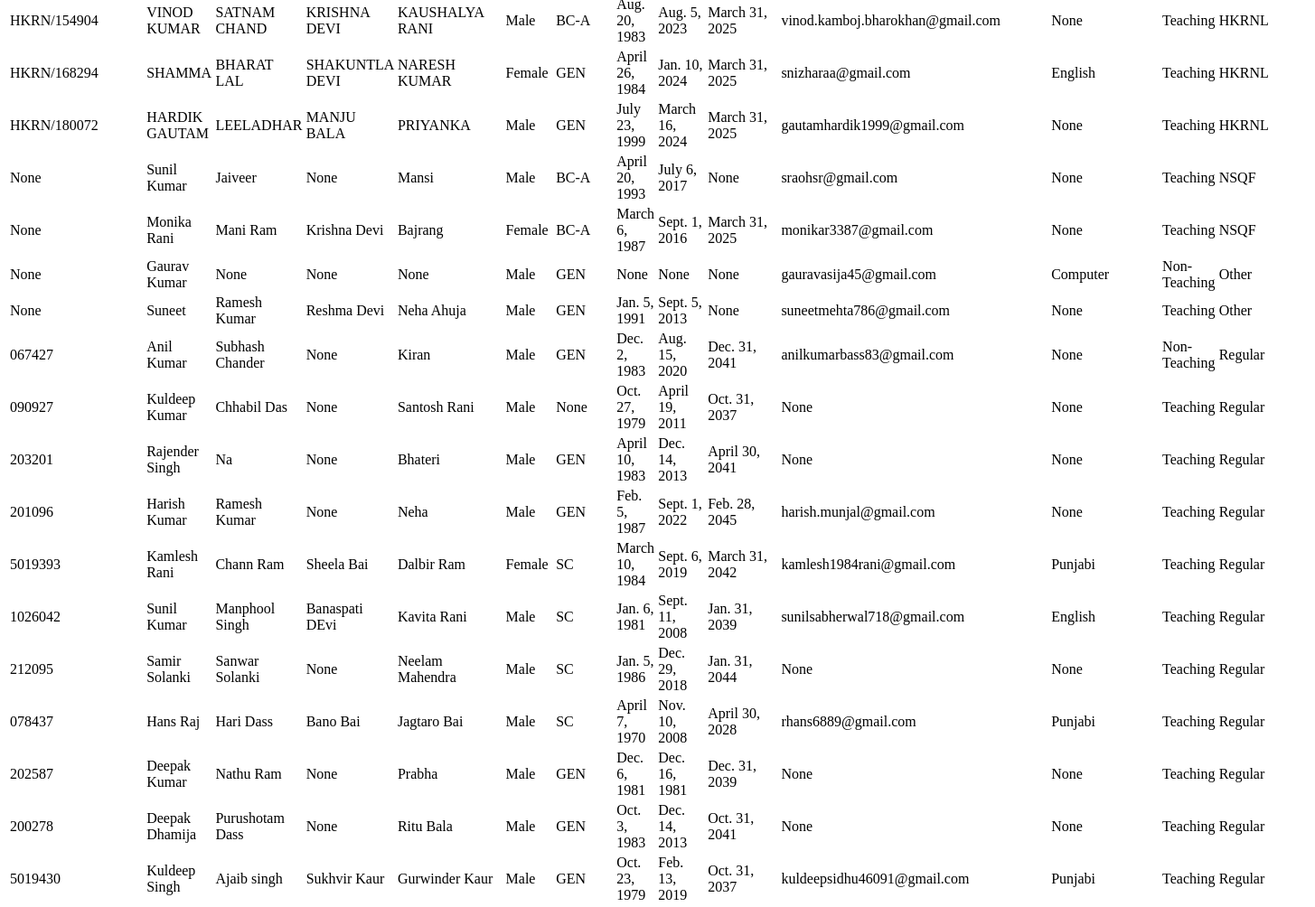
/staff_members (middle part), run on an earlier commit of the app's database.
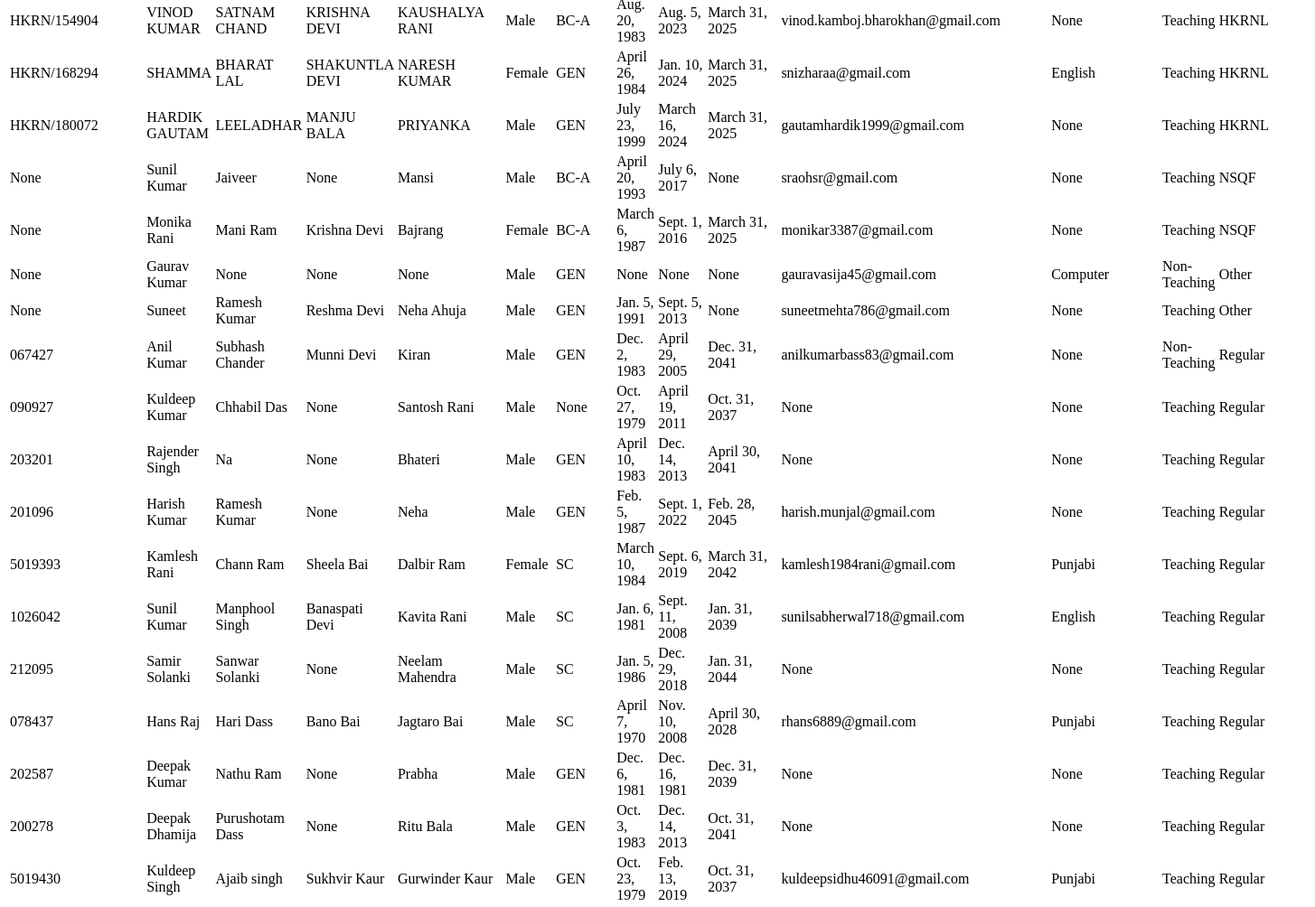
And on a later commit of the database.
### cms/models.py (models this page shows, shortened)
class Staff(models.Model):
  employee_id = models.CharField(max_length=20, unique=True,blank=True, null=True)
  name = models.CharField(max_length=50)
  father_name = models.CharField(max_length=50, null=True,blank=True)
  mother_name = models.CharField(max_length=50,null=True, blank=True)
  spouse_name = models.CharField(max_length=50, null=True,blank=True)
  GENDER_CHOICES = (
        ('Male', 'Male'),
        ('Female', 'Female'),
        ('Other', 'Other'),
    )
  gender = models.CharField(max_length=6, choices=GENDER_CHOICES,blank=True, null=True)
  aadhar_number = models.CharField(max_length=12, unique=True,null=True, blank=True)
  designation = models.CharField(max_length=40,null=True, blank=True)
  CATEGORY_CHOICES = (
    ('GEN', 'General'),
    ('SC', 'SC'),
    ('BC-A', 'BC-A'),
    ('BC-B', 'BC-B'),
    ('EWS', 'EWS'),
    ('OTHER', 'OTHER'),
    )
  category = models.CharField(max_length=50, choices=CATEGORY_CHOICES, null=True,blank=True)
  date_of_birth = models.DateField(null=True, blank=True)
  joining_date = models.DateField(null=True, blank=True)
  current_joining_date = models.DateField(null=True, blank=True)
  retirement_date = models.DateField(null=True, blank=True)
  qualification = models.CharField(max_length=255, null=True, blank=True)
  subject = models.ForeignKey(Subject, on_delete=models.PROTECT, related_name='Staff',null=True, blank=True)
  email = models.EmailField(unique=True, blank=True,null=True)
  mobile_number = models.CharField(max_length=15, null=True,blank=True)
  teaching_subject_1 = models.ForeignKey(Subject, on_delete=models.SET_NULL, related_name='teachers_1', null=True, blank=True)
  teaching_subject_2 = models.ForeignKey(Subject, on_delete=models.SET_NULL, related_name='teachers_2', null=True, blank=True)
  profile_picture = models.ImageField(upload_to='staff_profile/', null=True,blank=True)
  STAFF_ROLE_CHOICES = [
    ('Teaching', 'Teaching'),
    ('Non-Teaching', 'Non-Teaching'),
]
  staff_role = models.CharField(max_length=20, choices=STAFF_ROLE_CHOICES, blank=True, null=True)
  EMPLOYMENT_TYPE_CHOICES = [
    ('Regular', 'Regular'),
    ('SSA', 'SSA'),
    ('Guest', 'Guest'),
    ('HKRNL', 'HKRNL'),
    ('NSQF', 'NSQF'),
    ('MDMWorker', 'MDM Worker'),
    ('Other', 'Other'),
]
  employment_type = models.CharField(max_length=20, choices=EMPLOYMENT_TYPE_CHOICES, blank=True, null=True)
  bio = models.TextField(blank=True)
  class Meta:
    verbose_name_plural = 'Staff'
    ordering = ['employment_type','staff_role']

class Subject(models.Model):
    NONE = 'None'
    HINDI = 'Hindi'
    ENGLISH = 'English'
    SOCIAL_STUDIES = 'Social Studies'
    SCIENCE = 'Science'
    MATH = 'Math'
    PUNJABI = 'Punjabi'
    COMPUTER = 'Computer'
    HOME_SCIENCE = 'Home Science'
    PHYSICS = 'Physics'
    CHEMISTRY = 'Chemistry'
    ACCOUNT = 'Account'
    BUSINESS = 'Business'
    POLITICAL_SCIENCE = 'Political Science'
    ECONOMICS = 'Economics'
    GEOGRAPHY = 'Geography'
    PSYCHOLOGY = 'Psychology'
    PHYSICAL_EDUCATION = 'Physical Education'
    MUSIC = 'Music'
    AUTOMOBILE = 'Automobile'
    BEAUTY_WELLNESS = 'Beauty & Wellness'
    BIOLOGY = 'Biology'
    SANSKRIT = 'Sanskrit'
    FINEARTS = 'Fine Arts'
    SUBJECT_CHOICES = [
        (NONE, 'None'),
        (HINDI, 'Hindi'),
        (ENGLISH, 'English'),
        (SOCIAL_STUDIES, 'Social Studies'),
        (SCIENCE, 'Science'),
        (MATH, 'Math'),
        (PUNJABI, 'Punjabi'),
        (COMPUTER, 'Computer'),
        (HOME_SCIENCE, 'Home Science'),
        (PHYSICS, 'Physics'),
        (CHEMISTRY, 'Chemistry'),
        (ACCOUNT, 'Account'),
        (BUSINESS, 'Business'),
        (POLITICAL_SCIENCE, 'Political Science'),
        (ECONOMICS, 'Economics'),
        (GEOGRAPHY, 'Geography'),
        (PSYCHOLOGY, 'Psychology'),
        (PHYSICAL_EDUCATION, 'Physical Education'),
        (MUSIC, 'Music'),
        (AUTOMOBILE, 'Automobile'),
        (BEAUTY_WELLNESS, 'Beauty & Wellness'),
        (BIOLOGY, 'Biology'),
        (SANSKRIT, 'Sanskrit'),
        (FINEARTS, 'Fine Arts'),
    ]
    name = models.CharField(max_length=100, choices=SUBJECT_CHOICES, unique=True)
    def __str__(self):
        return self.name

### cms/views.py (the view)
# urls.py: path('staff_members',views.staff,name='staff_members.html'),
def staff (request):
    staff_members=Staff.objects.all()
    return render(request,"staff_members.html",{'staff_members':staff_members})

### cms/templates/staff_members.html (shortened to what this page needs)
{% if staff_members %}
<table class="table table-bordered table-hover table-striped">
    <tbody class="striker">
        {% for staff_member in staff_members %}
        <tr>
            <td>{{ staff_member.employee_id }}</td>
            <td>{{ staff_member.school }}</td>
            <td>{{ staff_member.name }}</td>
            <td>{{ staff_member.father_name }}</td>
            <td>{{ staff_member.mother_name }}</td>
            <td>{{ staff_member.spouse_name }}</td>
            <td>{{ staff_member.gender }}</td>
            <td>{{ staff_member.category }}</td>
            <td>{{ staff_member.date_of_birth }}</td>
            <td>{{ staff_member.joining_date }}</td>
            <td>{{ staff_member.retirement_date }}</td>
            <td>{{ staff_member.email }}</td>
            <td>{{ staff_member.phone_number }}</td>
            <td>{{ staff_member.subject }}</td>
            <td>{{ staff_member.profile_picture }}</td>
            <td>{{ staff_member.staff_role }}</td>
            <td>{{ staff_member.employment_type }}</td>
        </tr>
        {% endfor %}
    </tbody>
</table>
{% endif %}

What changed in the data, as far as the page shows it:
changed Staff "Anil Kumar": mother_name "None" → "Munni Devi"; joining_date "Aug. 15, 2020" → "April 29, 2005"
changed Staff "Manphool Singh": mother_name "Banaspati DEvi" → "Banaspati Devi"
